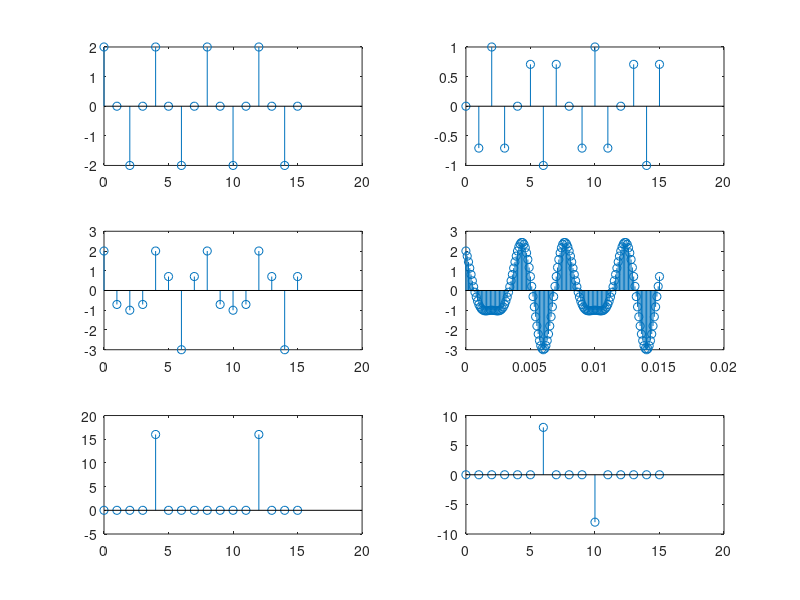

Source code (MATLAB):
n = 0:15;
sc = 2*cos(2*pi*n/4)
ns = -sin(2*pi*n*3/8)

ax1 = subplot(3,2,1);
stem(ax1,n,sc)
ax2 = subplot(3,2,2);
stem(ax2, n, ns)


sn = sc + ns
%sn = 2*cos(2*pi*n/4)-sin(2*pi*n*3/8)
t = 0:0.0001:0.015
st = 2*cos(2*pi*250*t)-sin(2*pi*375*t)

ax3 = subplot(3,2,3);
stem(ax3,n,sn)
ax4 = subplot(3,2,4);
stem(ax4, t, st)


srk = ones(1,16);
sik = ones(1,16);
for k = 0:15
    srk(k+1) = sum(sn.* cos(2*pi*n*k/16))
    sik(k+1) = sum(sn.* (-j*sin(2*pi*n*k/16)))
end

ax5 = subplot(3,2,5);
stem(ax5, n, srk)
ax6 = subplot(3,2,6);
stem(ax6, n, imag(sik))


%s4 = sum(sn.* cos(2*pi*n*k/16))
%s6 = sum(sn.* (-j*sin(2*pi*n*k/16)))
